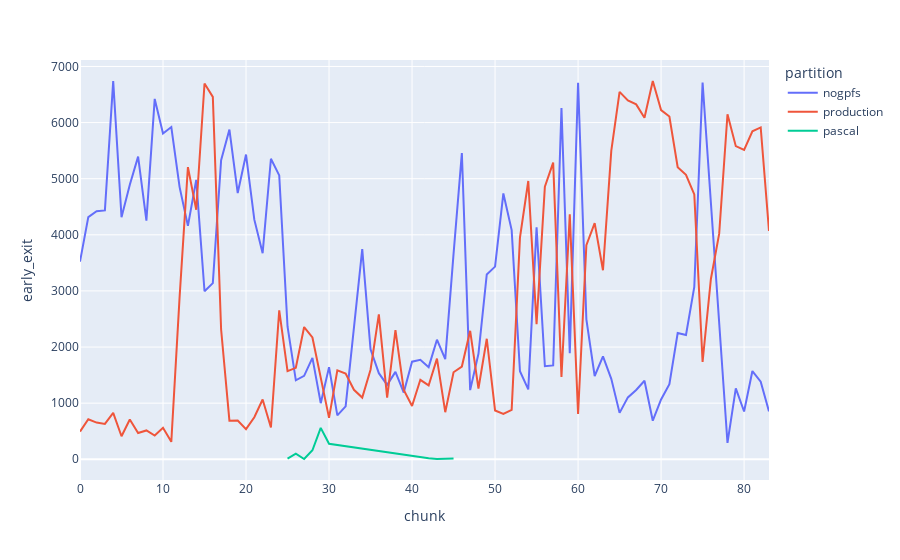

The code cell stored with this chart in its notebook:
### Code cell
px.line(failures_by_chunk.reset_index(), x='chunk', y='early_exit', 
        line_group='partition', color='partition')

### Figure 1 — Plotly figure (JSON) as saved in the notebook; plotly's stock layout.template omitted (floating-point values rounded to 4 significant figures)
{"data": [{"hovertemplate": "partition=nogpfs<br>chunk=%{x}<br>early_exit=%{y}<extra></extra>", "legendgroup": "nogpfs", "line": {"color": "#636efa", "dash": "solid"}, "mode": "lines", "name": "nogpfs", "orientation": "v", "showlegend": true, "type": "scatter", "x": [0, 1, 2, 3, 4, 5, 6, 7, 8, 9, 10, 11, 12, 13, 14, 15, 16, 17, 18, 19, 20, 21, 22, 23, 24, 25, 26, 27, 28, 29, 30, 31, 32, 33, 34, 35, 36, 37, 38, 39, 40, 41, 42, 43, 44, 45, 46, 47, 48, 49, 50, 51, 52, 53, 54, 55, 56, 57, 58, 59, 60, 61, 62, 63, 64, 65, 66, 67, 68, 69, 70, 71, 72, 73, 74, 75, 76, 77, 78, 79, 80, 81, 82, 83], "xaxis": "x", "y": [3522, 4314, 4419, 4435, 6738, 4313, 4894, 5393, 4254, 6422, 5806, 5921, 4850, 4160, 4980, 2995, 3139, 5330, 5875, 4745, 5430, 4270, 3673, 5355, 5059, 2367, 1407, 1486, 1806, 1000, 1642, 781, 944, 2332, 3746, 1960, 1534, 1326, 1557, 1189, 1739, 1773, 1642, 2131, 1784, 3661, 5457, 1232, 1880, 3293, 3433, 4737, 4084, 1568, 1246, 4135, 1660, 1672, 6259, 1891, 6711, 2494, 1484, 1834, 1434, 827, 1103, 1235, 1399, 687, 1067, 1339, 2250, 2215, 3073, 6714, 4605, 2545, 291, 1262, 852, 1572, 1384, 854], "yaxis": "y"}, {"hovertemplate": "partition=production<br>chunk=%{x}<br>early_exit=%{y}<extra></extra>", "legendgroup": "production", "line": {"color": "#EF553B", "dash": "solid"}, "mode": "lines", "name": "production", "orientation": "v", "showlegend": true, "type": "scatter", "x": [0, 1, 2, 3, 4, 5, 6, 7, 8, 9, 10, 11, 12, 13, 14, 15, 16, 17, 18, 19, 20, 21, 22, 23, 24, 25, 26, 27, 28, 29, 30, 31, 32, 33, 34, 35, 36, 37, 38, 39, 40, 41, 42, 43, 44, 45, 46, 47, 48, 49, 50, 51, 52, 53, 54, 55, 56, 57, 58, 59, 60, 61, 62, 63, 64, 65, 66, 67, 68, 69, 70, 71, 72, 73, 74, 75, 76, 77, 78, 79, 80, 81, 82, 83], "xaxis": "x", "y": [493, 714, 654, 630, 827, 410, 710, 469, 514, 423, 562, 311, 2894, 5207, 4446, 6696, 6458, 2312, 688, 691, 538, 749, 1065, 567, 2654, 1572, 1630, 2357, 2171, 1440, 738, 1584, 1527, 1238, 1100, 1595, 2583, 1097, 2302, 1235, 949, 1416, 1316, 1793, 839, 1551, 1652, 2289, 1261, 2148, 870, 808, 882, 3949, 4959, 2409, 4858, 5286, 1469, 4364, 806, 3816, 4208, 3368, 5495, 6548, 6394, 6324, 6086, 6741, 6223, 6107, 5204, 5068, 4720, 1735, 3213, 4021, 6148, 5580, 5511, 5844, 5914, 4070], "yaxis": "y"}, {"hovertemplate": "partition=pascal<br>chunk=%{x}<br>early_exit=%{y}<extra></extra>", "legendgroup": "pascal", "line": {"color": "#00cc96", "dash": "solid"}, "mode": "lines", "name": "pascal", "orientation": "v", "showlegend": true, "type": "scatter", "x": [25, 26, 27, 28, 29, 30, 42, 43, 45], "xaxis": "x", "y": [12, 99, 5, 161, 560, 276, 17, 7, 16], "yaxis": "y"}], "layout": {"legend": {"title": {"text": "partition"}, "tracegroupgap": 0}, "margin": {"t": 60}, "xaxis": {"anchor": "y", "domain": [0, 1], "title": {"text": "chunk"}}, "yaxis": {"anchor": "x", "domain": [0, 1], "title": {"text": "early_exit"}}}}
